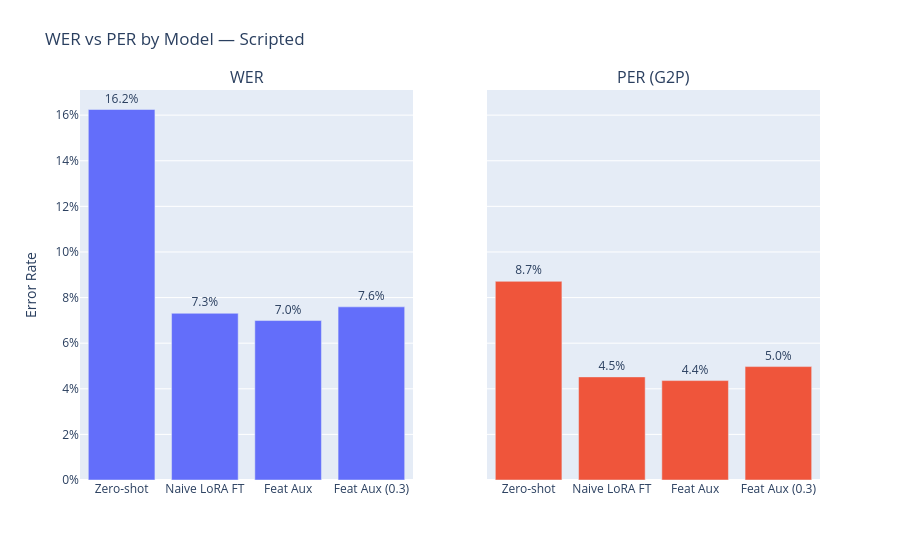
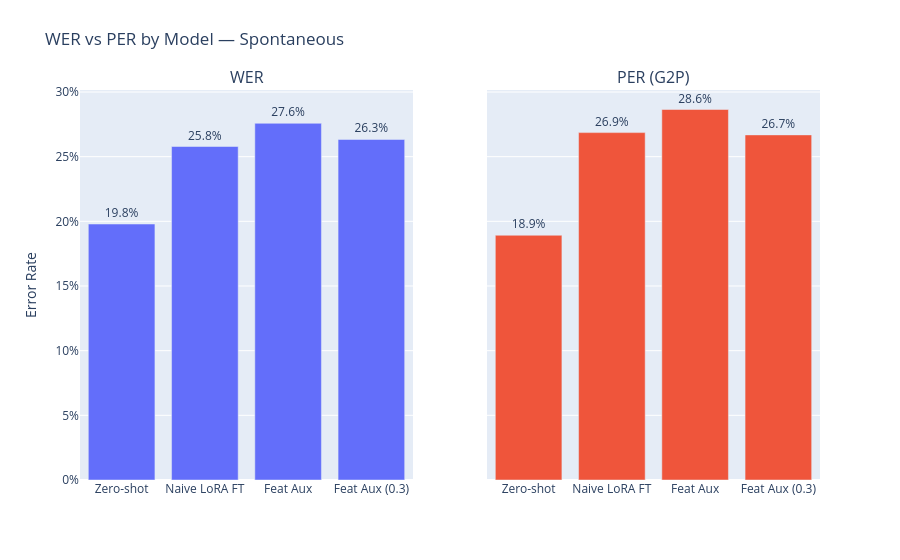

Notebook source saved alongside these figures, in order:
### Code cell
from plotly.subplots import make_subplots

# ── Separate WER/PER into side-by-side subplots, one figure per split ─────────

for split in SPLITS:
    sub = overall_df[overall_df["Split"] == split].copy()
    if sub.empty:
        continue

    fig = make_subplots(
        rows=1, cols=2,
        subplot_titles=("WER", "PER (G2P)"),
        shared_yaxes=True,
    )

    # Left: WER
    wer_vals = sub["WER"]
    fig.add_trace(
        go.Bar(
            name="WER",
            x=sub["Model"].tolist(),
            y=wer_vals.tolist(),
            text=[f"{v:.1%}" if pd.notna(v) else "" for v in wer_vals],
            textposition="outside",
            showlegend=False,
        ),
        row=1, col=1
    )

    # Right: PER
    per_vals = sub["PER (G2P)"]
    if per_vals.notna().any():
        fig.add_trace(
            go.Bar(
                name="PER (G2P)",
                x=sub["Model"].tolist(),
                y=per_vals.tolist(),
                text=[f"{v:.1%}" if pd.notna(v) else "" for v in per_vals],
                textposition="outside",
                showlegend=False,
            ),
            row=1, col=2
        )

    fig.update_yaxes(title_text="Error Rate", tickformat=".0%", row=1, col=1)
    fig.update_yaxes(tickformat=".0%", row=1, col=2)
    fig.update_layout(
        title=f"WER vs PER by Model — {split.capitalize()}",
        margin=dict(t=90),
    )
    fig.show()

### Figure 1 — Plotly figure (JSON) as saved in the notebook; plotly's stock layout.template omitted (floating-point values rounded to 4 significant figures)
{"data": [{"name": "WER", "showlegend": false, "text": ["16.2%", "7.3%", "7.0%", "7.6%"], "textposition": "outside", "type": "bar", "x": ["Zero-shot", "Naive LoRA FT", "Feat Aux", "Feat Aux (0.3)"], "xaxis": "x", "y": [0.1625, 0.0731, 0.06993, 0.07593], "yaxis": "y"}, {"name": "PER (G2P)", "showlegend": false, "text": ["8.7%", "4.5%", "4.4%", "5.0%"], "textposition": "outside", "type": "bar", "x": ["Zero-shot", "Naive LoRA FT", "Feat Aux", "Feat Aux (0.3)"], "xaxis": "x2", "y": [0.08712, 0.04522, 0.0436, 0.04974], "yaxis": "y2"}], "layout": {"annotations": [{"font": {"size": 16}, "showarrow": false, "text": "WER", "x": 0.225, "xanchor": "center", "xref": "paper", "y": 1, "yanchor": "bottom", "yref": "paper"}, {"font": {"size": 16}, "showarrow": false, "text": "PER (G2P)", "x": 0.775, "xanchor": "center", "xref": "paper", "y": 1, "yanchor": "bottom", "yref": "paper"}], "margin": {"t": 90}, "title": {"text": "WER vs PER by Model — Scripted"}, "xaxis": {"anchor": "y", "domain": [0, 0.45]}, "xaxis2": {"anchor": "y2", "domain": [0.55, 1]}, "yaxis": {"anchor": "x", "domain": [0, 1], "tickformat": ".0%", "title": {"text": "Error Rate"}}, "yaxis2": {"anchor": "x2", "domain": [0, 1], "matches": "y", "showticklabels": false, "tickformat": ".0%"}}}

### Figure 2 — Plotly figure (JSON) as saved in the notebook; plotly's stock layout.template omitted (floating-point values rounded to 4 significant figures)
{"data": [{"name": "WER", "showlegend": false, "text": ["19.8%", "25.8%", "27.6%", "26.3%"], "textposition": "outside", "type": "bar", "x": ["Zero-shot", "Naive LoRA FT", "Feat Aux", "Feat Aux (0.3)"], "xaxis": "x", "y": [0.1979, 0.2579, 0.2758, 0.2633], "yaxis": "y"}, {"name": "PER (G2P)", "showlegend": false, "text": ["18.9%", "26.9%", "28.6%", "26.7%"], "textposition": "outside", "type": "bar", "x": ["Zero-shot", "Naive LoRA FT", "Feat Aux", "Feat Aux (0.3)"], "xaxis": "x2", "y": [0.1892, 0.2686, 0.2865, 0.2668], "yaxis": "y2"}], "layout": {"annotations": [{"font": {"size": 16}, "showarrow": false, "text": "WER", "x": 0.225, "xanchor": "center", "xref": "paper", "y": 1, "yanchor": "bottom", "yref": "paper"}, {"font": {"size": 16}, "showarrow": false, "text": "PER (G2P)", "x": 0.775, "xanchor": "center", "xref": "paper", "y": 1, "yanchor": "bottom", "yref": "paper"}], "margin": {"t": 90}, "title": {"text": "WER vs PER by Model — Spontaneous"}, "xaxis": {"anchor": "y", "domain": [0, 0.45]}, "xaxis2": {"anchor": "y2", "domain": [0.55, 1]}, "yaxis": {"anchor": "x", "domain": [0, 1], "tickformat": ".0%", "title": {"text": "Error Rate"}}, "yaxis2": {"anchor": "x2", "domain": [0, 1], "matches": "y", "showticklabels": false, "tickformat": ".0%"}}}
